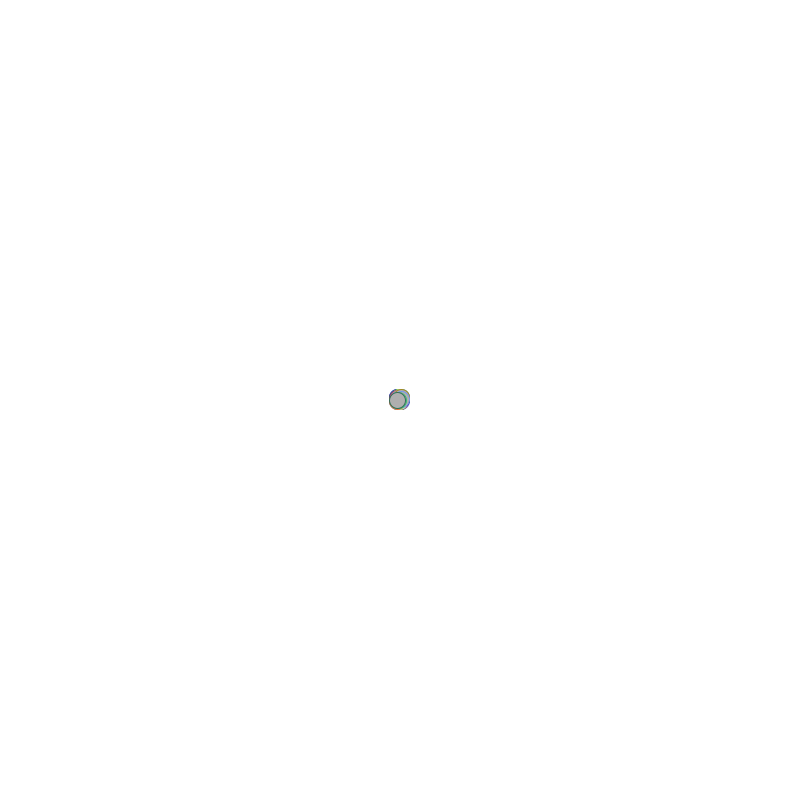
Frame 1 (no input)
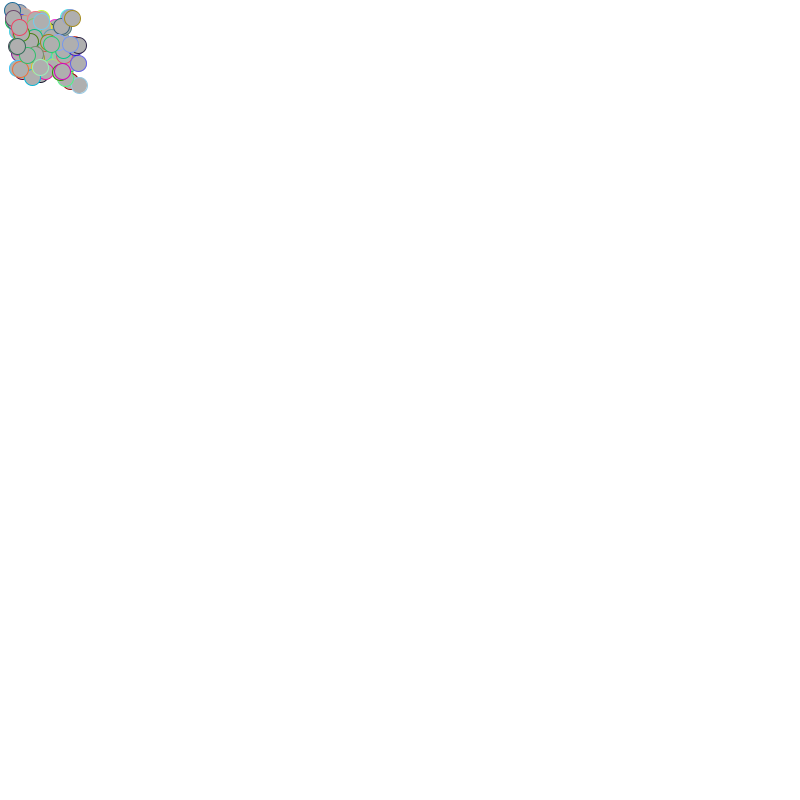
Frame 60 (the mouse pressed at the canvas centre just before this capture)
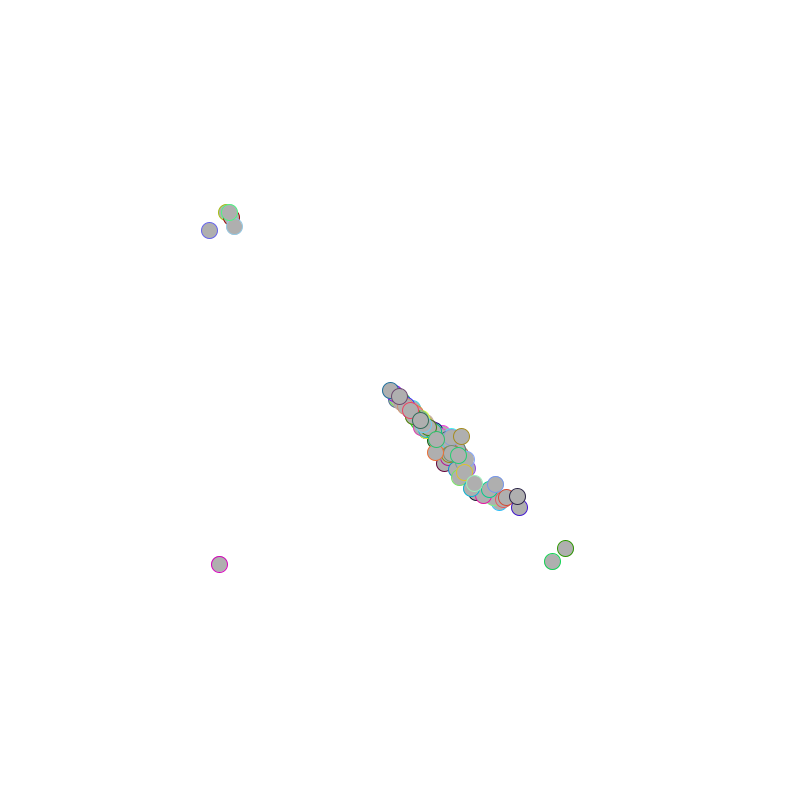
Frame 120 (the mouse held since frame 60 and released just before this capture)

The Processing sketch that drew these frames (run headless with seeded random() and noise(); from frame 60 on, the mouse is pressed at the canvas centre):

// Processing sketch: example_1_8
// ── example_1_8.pde
ArrayList<Mover>  movers = new ArrayList<Mover>();

Mover mover;

void setup() {
  size(800, 800);
  for (int i = 0; i < 100; i++) {
    movers.add(new Mover(width/2, height/2));
  }
}


void draw() {
  background(255);
  for (Mover m: movers) {
    m.update();
    m.checkEdges();
    m.display();
  }
    
}

class Mover {
  PVector location;
  PVector velocity;
  PVector acceleration;
  
  int c;
  float topspeed;
  
  
  Mover(float x, float y) {
    location = new PVector(x, y);
    velocity = new PVector(random(-2, 2), random(-2, 2));
    acceleration = new PVector(-0.001, 0.1);
    c = color(random(255), random(255), random(255));
    topspeed = 10;
  }
  
  void update() {
    PVector mouse = new PVector(mouseX, mouseY);
    PVector dir = PVector.sub(mouse, location);
    dir.normalize();
    dir.mult(0.5);
    acceleration = dir;
    
    velocity.add(acceleration);
    velocity.limit(topspeed);
    location.add(velocity);
  }
  
  void display() {
    stroke(c);
    fill(175);
    ellipse(location.x, location.y, 16, 16);
    //point(location.x, location.y);
  }
  
  void checkEdges() {
    if (location.x > width) {
      location.x = 0;
    } else if (location.x < 0) {
      location.x = width;
    }
    
     if (location.y > height) {
       location.y = 0;
     } else if (location.y < 0) {
       location.y = height;
     }
  }
}
